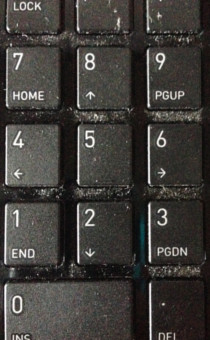
%> input picture kadai1.JPG, 210 x 340 px
$ octave kadai.m   (GNU Octave 9; MATLAB toolbox functions it lacks are replaced by stand-ins)
%> lines starting %> are read from the running program, lines starting %| are printed output that depends on the picture
I = imread('kadai1.jpg');
%> I is the input picture: size 340x210x3 uint8; mean R, G, B 64, 61.2, 57.8
I = rgb2gray(I);
%> I: size 340x210 uint8

Icorrected = imtophat(I, strel('disk', 15));
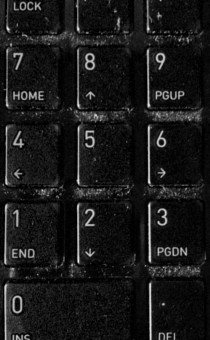
%> Icorrected: size 340x210 uint8; min 0, max 242, mean 24.9

BW1 = imbinarize(Icorrected);
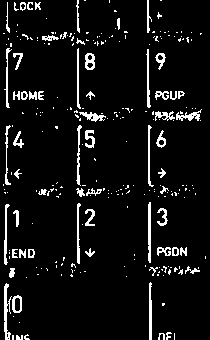
%> BW1: size 340x210 logical; 7% white in thin lines or dots

figure;
imshowpair(Icorrected, BW1, 'montage');
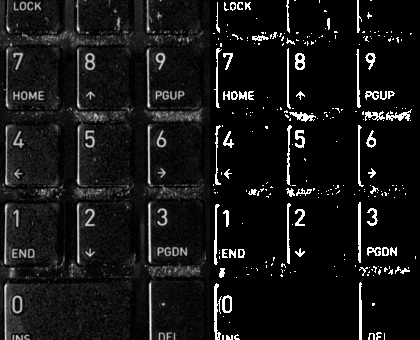
%> displayed picture: size 340x420, on the screen's scale of 0 to 255; min 0, max 255, mean 22.1

%> (the run ends here)
